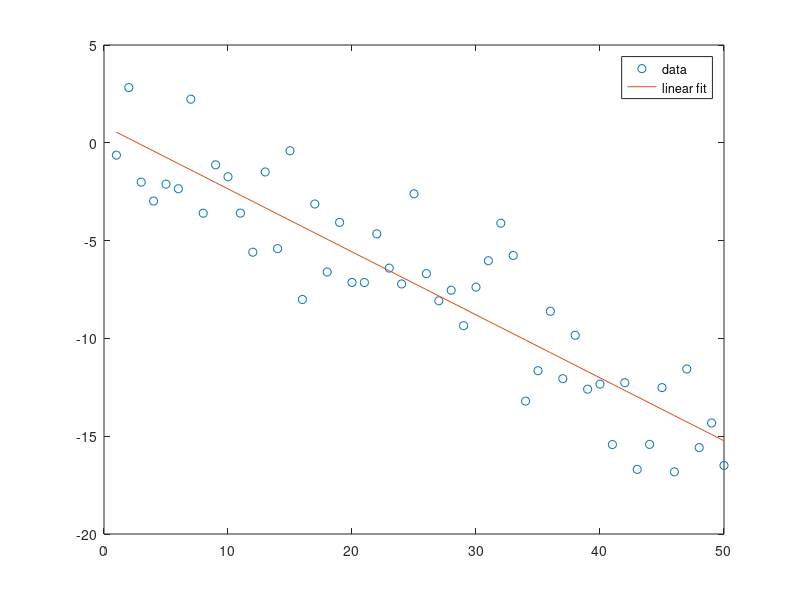

Recreate this plot in MATLAB.
x = 1:50;
y = -0.3*x + 2*randn(1,50);
p = polyfit(x,y,1)

f = polyval(p,x);
plot(x,y,'o',x,f,'-')
legend('data','linear fit')
